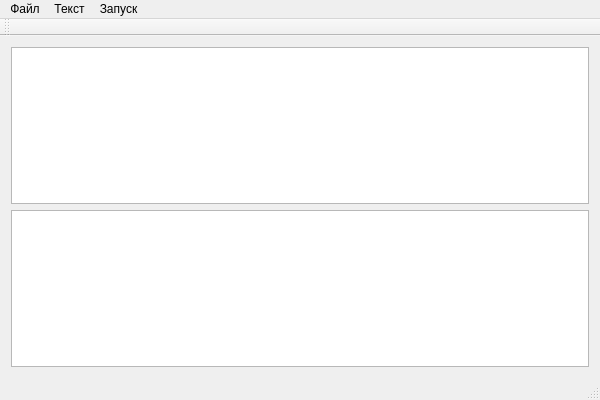
<?xml version="1.0" encoding="UTF-8"?>
<ui version="4.0">
 <class>ParserLab1Class</class>
 <widget class="QMainWindow" name="ParserLab1Class">
  <property name="geometry">
   <rect>
    <x>0</x>
    <y>0</y>
    <width>600</width>
    <height>400</height>
   </rect>
  </property>
  <property name="windowTitle">
   <string>Парсер</string>
  </property>
  <widget class="QWidget" name="centralWidget">
   <layout class="QVBoxLayout" name="verticalLayout">
    <item>
     <widget class="QPlainTextEdit" name="plainTextEdit_input"/>
    </item>
    <item>
     <widget class="QPlainTextEdit" name="plainTextEdit_log"/>
    </item>
   </layout>
  </widget>
  <widget class="QMenuBar" name="menuBar">
   <property name="geometry">
    <rect>
     <x>0</x>
     <y>0</y>
     <width>600</width>
     <height>21</height>
    </rect>
   </property>
   <widget class="QMenu" name="menu_file">
    <property name="title">
     <string>Файл</string>
    </property>
   </widget>
   <widget class="QMenu" name="menu_text">
    <property name="title">
     <string>Текст</string>
    </property>
   </widget>
   <widget class="QMenu" name="menu_start">
    <property name="title">
     <string>Запуск</string>
    </property>
   </widget>
   <addaction name="menu_file"/>
   <addaction name="menu_text"/>
   <addaction name="menu_start"/>
  </widget>
  <widget class="QToolBar" name="mainToolBar">
   <attribute name="toolBarArea">
    <enum>TopToolBarArea</enum>
   </attribute>
   <attribute name="toolBarBreak">
    <bool>false</bool>
   </attribute>
  </widget>
  <widget class="QStatusBar" name="statusBar"/>
 </widget>
 <layoutdefault spacing="6" margin="11"/>
 <resources>
  <include location="ParserLab1.qrc"/>
 </resources>
 <connections/>
</ui>
